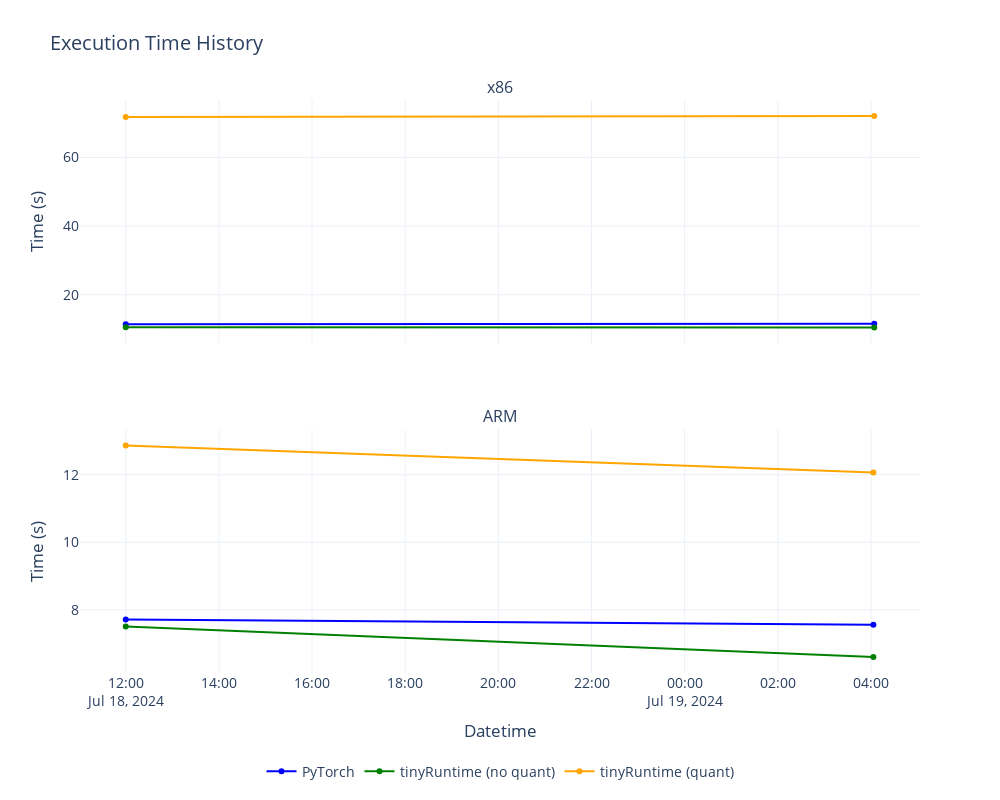

The cell this chart's notebook holds for it:
### Markdown cell above
# Runtime Optimization Progress

### Code cell
#| label: fig-time
#| fig-cap: "Time"

def plot_progress_subplot(fig, row, col, df, metric, showlegend):
    '''Plot evolution of execution time using Plotly.'''
    df_pytorch, df_trv, df_trq = split_dataframe(df)

    fig.add_trace(go.Scatter(x=df_pytorch["Datetime"], y=df_pytorch[metric], mode='lines+markers', name='PyTorch',
                             line=dict(color='blue'), showlegend=showlegend), row=row, col=col)
    fig.add_trace(go.Scatter(x=df_trv["Datetime"], y=df_trv[metric], mode='lines+markers', name='tinyRuntime (no quant)',
                             line=dict(color='green'), showlegend=showlegend), row=row, col=col)
    fig.add_trace(go.Scatter(x=df_trq["Datetime"], y=df_trq[metric], mode='lines+markers', name='tinyRuntime (quant)',
                             line=dict(color='orange'), showlegend=showlegend), row=row, col=col)

def plot_progress(metric, ylabel, title):
    fig = make_subplots(rows=2, cols=1, subplot_titles=('x86', 'ARM'), shared_xaxes=True, vertical_spacing=0.15)
    
    plot_progress_subplot(fig, 1, 1, df_x86, metric, showlegend=True)
    plot_progress_subplot(fig, 2, 1, df_arm, metric, showlegend=False)
    
    fig.update_xaxes(title_text="Datetime", row=2, col=1)
    fig.update_xaxes(showticklabels=False, row=1, col=1)
    fig.update_yaxes(title_text=ylabel, row=1, col=1)
    fig.update_yaxes(title_text=ylabel, row=2, col=1)
    
    fig.update_layout(height=800, width=1000, showlegend=True,
                      legend=dict(orientation="h", yanchor="bottom", y=-0.2, xanchor="center", x=0.5),
                      legend_itemclick=False, legend_itemdoubleclick=False, font=dict(size=14), margin=dict(t=100, b=50),
                      template="plotly_white", title=f"{title} History")
    fig.show(config={'displayModeBar': False})

plot_progress("Time", "Time (s)", "Execution Time")

### Figure 1 — Plotly figure (JSON) as saved in the notebook; plotly's stock layout.template omitted (floating-point values rounded to 4 significant figures)
{"data": [{"line": {"color": "blue"}, "mode": "lines+markers", "name": "PyTorch", "showlegend": true, "type": "scatter", "x": ["2024-07-18 12:00:00", "2024-07-19 04:04:12"], "xaxis": "x", "y": [11.45, 11.55], "yaxis": "y"}, {"line": {"color": "green"}, "mode": "lines+markers", "name": "tinyRuntime (no quant)", "showlegend": true, "type": "scatter", "x": ["2024-07-18 12:00:00", "2024-07-19 04:04:12"], "xaxis": "x", "y": [10.55, 10.45], "yaxis": "y"}, {"line": {"color": "orange"}, "mode": "lines+markers", "name": "tinyRuntime (quant)", "showlegend": true, "type": "scatter", "x": ["2024-07-18 12:00:00", "2024-07-19 04:04:12"], "xaxis": "x", "y": [71.75, 72.08], "yaxis": "y"}, {"line": {"color": "blue"}, "mode": "lines+markers", "name": "PyTorch", "showlegend": false, "type": "scatter", "x": ["2024-07-18 12:00:00", "2024-07-19 04:03:05"], "xaxis": "x2", "y": [7.714, 7.564], "yaxis": "y2"}, {"line": {"color": "green"}, "mode": "lines+markers", "name": "tinyRuntime (no quant)", "showlegend": false, "type": "scatter", "x": ["2024-07-18 12:00:00", "2024-07-19 04:03:05"], "xaxis": "x2", "y": [7.512, 6.604], "yaxis": "y2"}, {"line": {"color": "orange"}, "mode": "lines+markers", "name": "tinyRuntime (quant)", "showlegend": false, "type": "scatter", "x": ["2024-07-18 12:00:00", "2024-07-19 04:03:05"], "xaxis": "x2", "y": [12.87, 12.07], "yaxis": "y2"}], "layout": {"annotations": [{"font": {"size": 16}, "showarrow": false, "text": "x86", "x": 0.5, "xanchor": "center", "xref": "paper", "y": 1, "yanchor": "bottom", "yref": "paper"}, {"font": {"size": 16}, "showarrow": false, "text": "ARM", "x": 0.5, "xanchor": "center", "xref": "paper", "y": 0.425, "yanchor": "bottom", "yref": "paper"}], "font": {"size": 14}, "height": 800, "legend": {"itemclick": false, "itemdoubleclick": false, "orientation": "h", "x": 0.5, "xanchor": "center", "y": -0.2, "yanchor": "bottom"}, "margin": {"b": 50, "t": 100}, "showlegend": true, "title": {"text": "Execution Time History"}, "width": 1000, "xaxis": {"anchor": "y", "autorange": true, "domain": [0, 1], "matches": "x2", "range": ["2024-07-18 11:01:03.9559", "2024-07-19 05:03:08.0441"], "showticklabels": false, "type": "date"}, "xaxis2": {"anchor": "y2", "autorange": true, "domain": [0, 1], "range": ["2024-07-18 11:01:03.9559", "2024-07-19 05:03:08.0441"], "title": {"text": "Datetime"}, "type": "date"}, "yaxis": {"anchor": "x", "autorange": true, "domain": [0.575, 1], "range": [5.815, 76.72], "title": {"text": "Time (s)"}, "type": "linear"}, "yaxis2": {"anchor": "x2", "autorange": true, "domain": [0, 0.425], "range": [6.133, 13.34], "title": {"text": "Time (s)"}, "type": "linear"}}}
